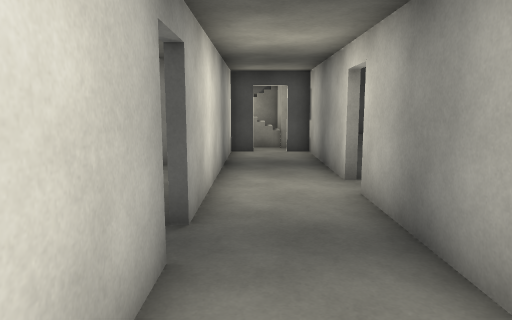
view 1 (above)

16 first-person views from a walk through a 3-D level made in the Unity game engine. The camera is 1.5 m above the floor, tilts 8° down and sees 70° across. The floor is counted in squares, 1 m on a side. Each view is taken from the middle of a square. On the plan, view 1 faces up. The plan holds only what a view shows up to about 16 squares ahead; the rest is blank. The place goes on beyond the plan. The player character is not drawn.

view 2
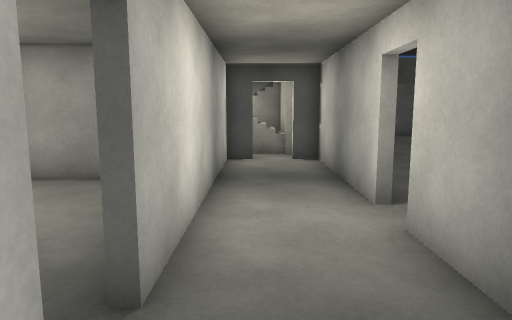

view 3
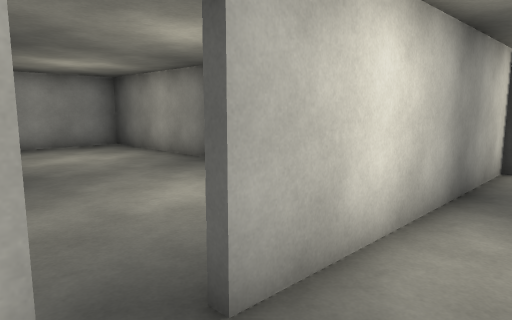

view 4
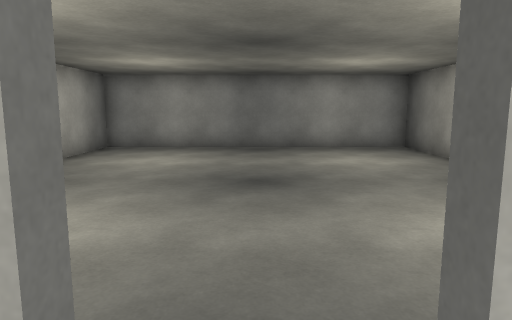

view 5
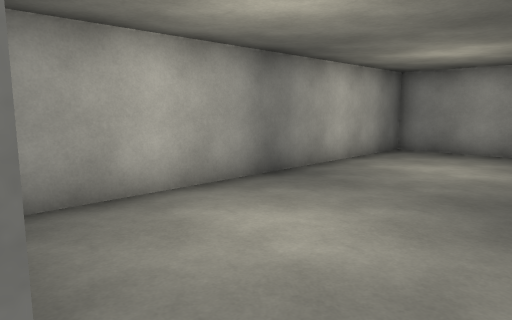

view 6
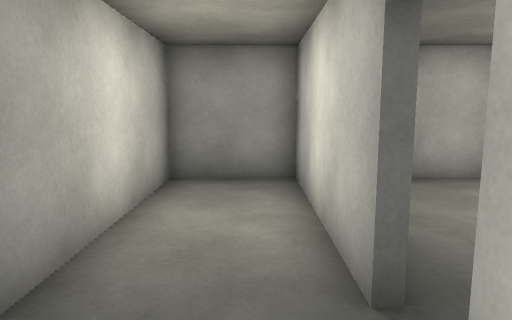

view 7
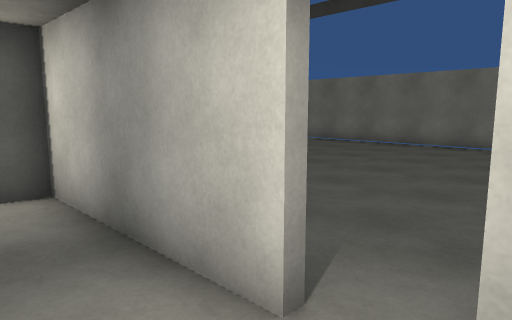

view 8
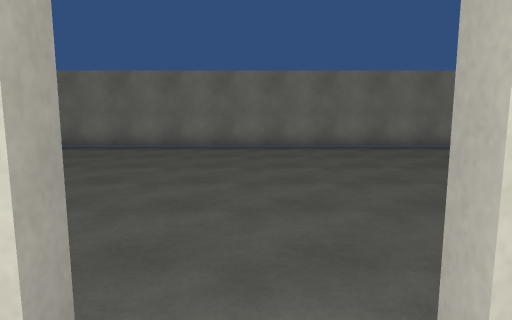

view 9
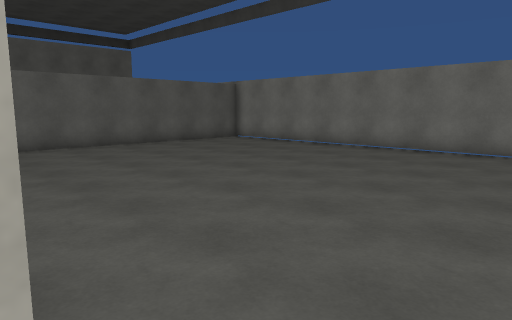

view 10
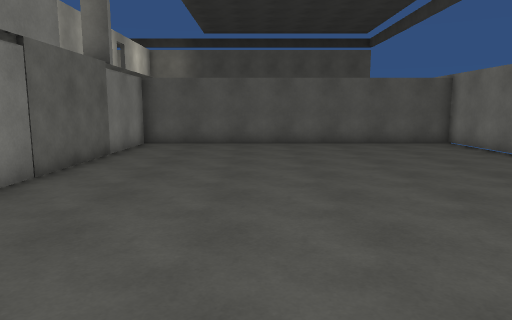

view 11
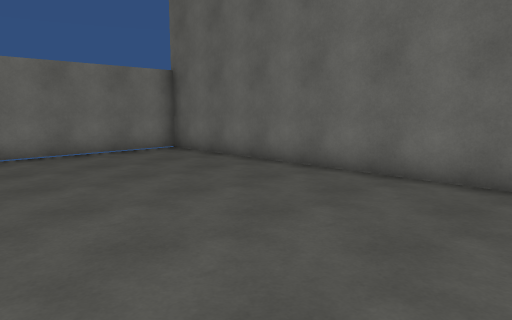

view 12
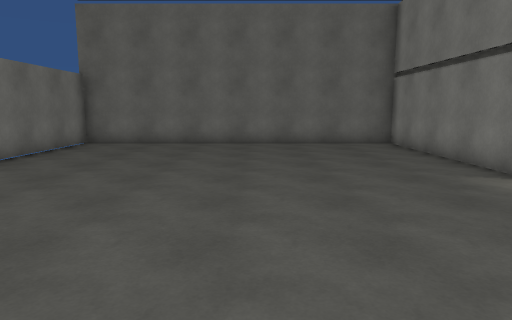

view 13
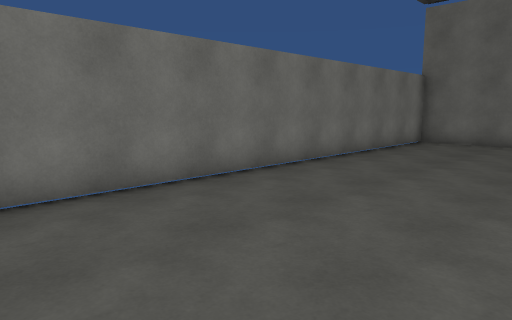

view 14
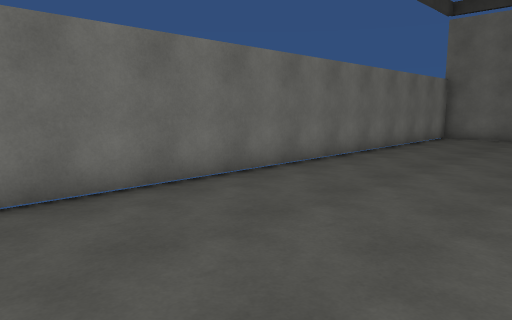

view 15
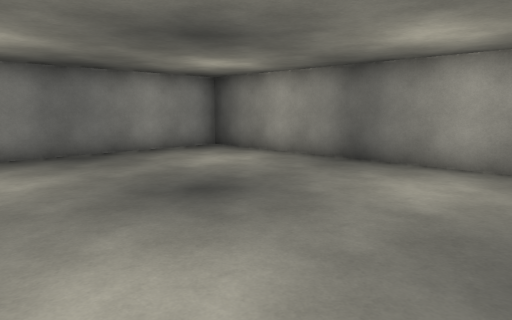

view 16
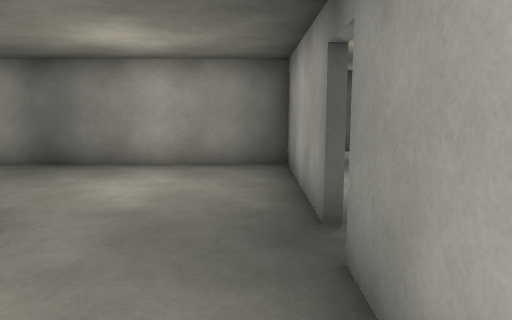

### Floor plan
Points are (right, up) in squares from view 1. A wall is a line through its corners. A room is listed if a view was taken in it or the views show most of it. See-through windows are left out.
Room 1 (views 1, 2, 3, 4, 6, 7)
walls: (-0.9, 3.4) (-0.9, -1.9) (1.9, -1.9) (1.9, 6.5); (-0.9, 6.5) (-0.9, 4.5)
ways out: opening at (-1, 4) to room 2; opening at (0.5, 5.5) to room 3
Room 2 (views 5, 15, 16)
walls: (-1.1, 4.5) (-1.1, 9.9) (-14.4, 9.9) (-14.4, -1.9) (-2.1, -1.9); (-1.1, 1.1) (-1.1, 3.4) (-0.9, 3.4)
ways out: opening at (-1, 4) to room 1
Room 3 (views 8, 9)
walls: (2.2, 7.6) (1.9, 7.6) (1.9, 12.9) (1, 12.9); (0, 12.9) (-0.9, 12.9) (-0.9, 6.5)
ways out: opening at (0.5, 5.5) to room 1; opening at (2, 7) to room 4; gap at (0, 13)
Room 4 (views 10, 11, 12, 13, 14)
walls: (2.1, 5.8) (2.1, -1.9) (15.4, -1.9) (15.4, 21.9) (2.1, 21.9) (2.1, 12.8)
ways out: opening at (2, 7) to room 3

Positions as (right, up) in squares from view 1, and headings:
1: (0, 0), facing up
2: (0, 2), facing up
3: (1, 3), facing up-left
4: (0, 4), facing left
5: (-1, 4), facing down-left
6: (0, 6), facing down
7: (0, 6), facing up-right
8: (1, 7), facing right
9: (2, 7), facing up-right
10: (7, 6), facing up
11: (3, 6), facing down-right
12: (8, 14), facing down
13: (9, 15), facing down-right
14: (9, 18), facing down-right
15: (-2, 0), facing up-left
16: (-2, 0), facing up
